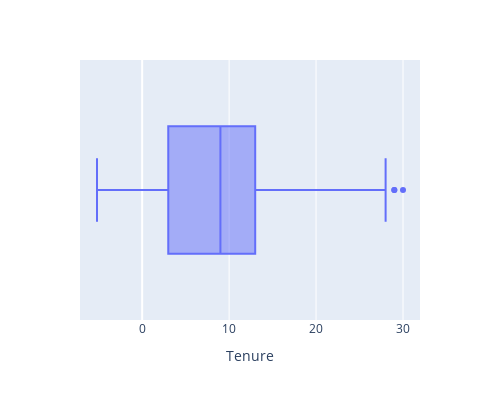

Notebook code cell kept with this figure:
### Markdown cell above
## Box Plot

### Code cell
# As we can see from the histogram there seems to be some outliers present in 
# Tenure column. Let's validate that using boxplot
px.box(eda_df, 'Tenure', width=500, height=400)

### Figure 1 — Plotly figure (JSON) as saved in the notebook; plotly's stock layout.template omitted (floating-point values rounded to 4 significant figures; data arrays with more than 128 entries replaced by an {"elided": "..."} marker saying what was removed)
{"data": [{"alignmentgroup": "True", "hovertemplate": "Tenure=%{x}<extra></extra>", "legendgroup": "", "marker": {"color": "#636efa"}, "name": "", "notched": false, "offsetgroup": "", "orientation": "h", "showlegend": false, "type": "box", "x": {"elided": "7350 float values"}, "x0": " ", "xaxis": "x", "y0": " ", "yaxis": "y"}], "layout": {"boxmode": "group", "height": 400, "legend": {"tracegroupgap": 0}, "margin": {"t": 60}, "width": 500, "xaxis": {"anchor": "y", "domain": [0, 1], "title": {"text": "Tenure"}}, "yaxis": {"anchor": "x", "domain": [0, 1]}}}
